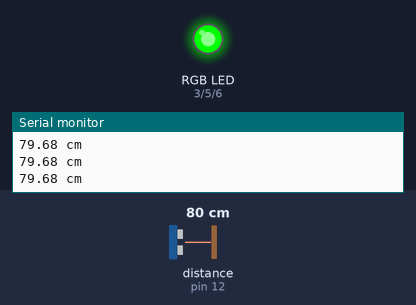
Recording of a sketch running on a simulated Arduino Uno, built with avr-gcc and run on an emulated ATmega328P. Shown: an RGB LED mixed from three pins (HIGH = lit), the last lines printed to the serial monitor. Wiring (inferred from the names in the program): ultrasonic range finder: trigger pin 11; echo pin 12. The inputs (shaded band) are chosen by the test bench; at power-on: distance to the obstacle (sensor on pin 12) 80 cm. The echo pulse lasts 58.3 µs per cm; pins used as bus, display or sensor lines are not drawn.

Above: at 1.2 s.
1.3 s: distance to the obstacle (sensor on pin 12) set to 18 cm
2.8 s: distance to the obstacle (sensor on pin 12) set to 13 cm
At 3.8 s:
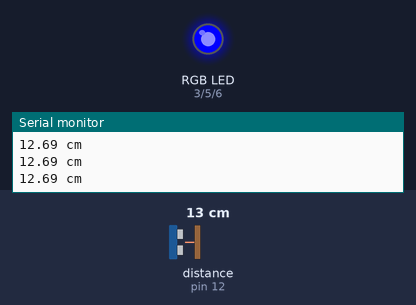
4.3 s: distance to the obstacle (sensor on pin 12) set to 9 cm
At 4.9 s:
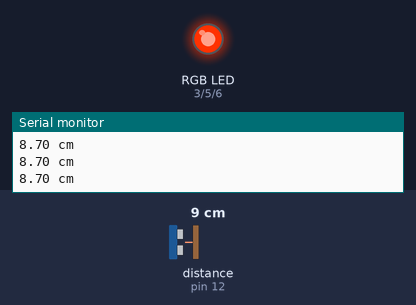
5.8 s: distance to the obstacle (sensor on pin 12) set to 7 cm
7.3 s: distance to the obstacle (sensor on pin 12) set to 4 cm
At 7.7 s:
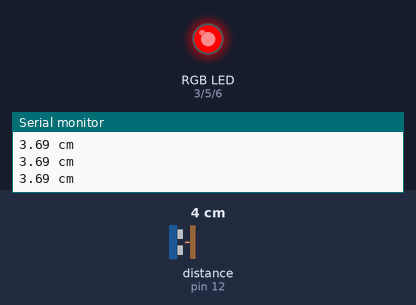
8.8 s: distance to the obstacle (sensor on pin 12) set to 35 cm
At 9.5 s:
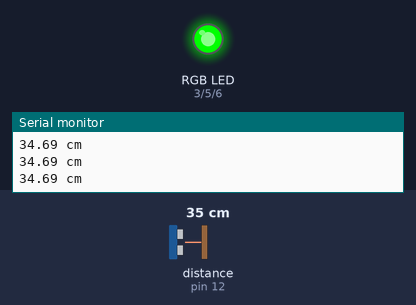
Timing chart, 0 to 11.3 s (numbered marks = the images above; inputs shaded):
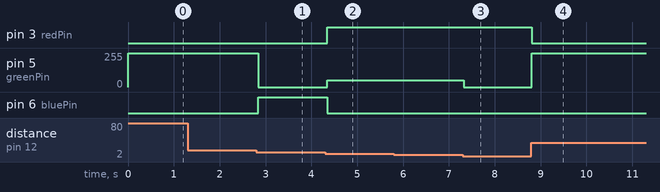

The sketch:

3b-distance-sensor.ino
```cpp
/*
  SparkFun Inventor’s Kit
  Circuit 3B-Distance Sensor

  Control the color of an RGB LED using an ultrasonic distance sensor.

  This sketch was written by SparkFun Electronics, with lots of help from the Arduino community.
  This code is completely free for any use.

  View circuit diagram and instructions at: https://learn.sparkfun.com/tutorials/sparkfun-inventors-kit-experiment-guide---v41
  Download drawings and code at: https://github.com/sparkfun/SIK-Guide-Code
*/

const int trigPin = 11;           //connects to the trigger pin on the distance sensor
const int echoPin = 12;           //connects to the echo pin on the distance sensor

const int redPin = 3;             //pin to control the red LED inside the RGB LED
const int greenPin = 5;           //pin to control the green LED inside the RGB LED
const int bluePin = 6;            //pin to control the blue LED inside the RGB LED

float distance = 0;               //stores the distance measured by the distance sensor

void setup()
{
  Serial.begin (9600);        //set up a serial connection with the computer

  pinMode(trigPin, OUTPUT);   //the trigger pin will output pulses of electricity
  pinMode(echoPin, INPUT);    //the echo pin will measure the duration of pulses coming back from the distance sensor

  //set the RGB LED pins to output
  pinMode(redPin, OUTPUT);
  pinMode(greenPin, OUTPUT);
  pinMode(bluePin, OUTPUT);
}

void loop() {
  distance = getDistance();   //variable to store the distance measured by the sensor

  Serial.print(distance);     //print the distance that was measured
  Serial.println(" cm");      //print units after the distance

  if (distance <= 5) {                       //if the object is close

    //make the RGB LED red
    analogWrite(redPin, 255);
    analogWrite(greenPin, 0);
    analogWrite(bluePin, 0);

  } else if ((distance > 5) && (distance <= 10)) { //if the object is a medium distance

    //make the RGB LED yellow
    analogWrite(redPin, 255);
    analogWrite(greenPin, 50);
    analogWrite(bluePin, 0);

  } else if ((distance > 10) && (distance <= 15)) {                                    //if the object is far away

    //make the RGB LED blue
    analogWrite(redPin, 0);
    analogWrite(greenPin, 0);
    analogWrite(bluePin, 255);

  } else {

    //make the RGB LED green
    analogWrite(redPin, 0);
    analogWrite(greenPin, 255);
    analogWrite(bluePin, 0);
  }

  delay(50);      //delay 50ms between each reading
}

//------------------FUNCTIONS-------------------------------

//RETURNS THE DISTANCE MEASURED BY THE HC-SR04 DISTANCE SENSOR
float getDistance()
{
  float echoTime;                   //variable to store the time it takes for a ping to bounce off an object
  float calculatedDistance;         //variable to store the distance calculated from the echo time

  //send out an ultrasonic pulse that's 10ms long
  digitalWrite(trigPin, HIGH);
  delayMicroseconds(10);
  digitalWrite(trigPin, LOW);

  echoTime = pulseIn(echoPin, HIGH);      //use the pulsein command to see how long it takes for the
                                          //pulse to bounce back to the sensor

  // The speed of sound is 343 meters/second or 34,300 cm/s. The constant 0.01715 = (34300 cm/s * 0.5) / 1000000 microseconds/second
  calculatedDistance = echoTime * 0.01715;

  return calculatedDistance;              //send back the distance that was calculated
}
```

Measured:
- the behaviour switches between 16 and 15 cm on distance to the obstacle (sensor on pin 12) (found by bisection; images 0 and 1)
- the behaviour switches between 11 and 10 cm on distance to the obstacle (sensor on pin 12) (found by bisection; images 1 and 2)
- the behaviour switches between 6 and 5 cm on distance to the obstacle (sensor on pin 12) (found by bisection; images 2 and 3)
- after the input at 2.8 s, pin 5 (greenPin): 255/255 → 0/255 after 0.05 s; pin 6 (bluePin): LOW → HIGH after 0.05 s
- after the input at 4.3 s, pin 3 (redPin): LOW → HIGH after 0.05 s; pin 5 (greenPin): 0/255 → 50/255 after 0.05 s; pin 6 (bluePin): HIGH → LOW after 0.05 s
- after the input at 7.3 s, pin 5 (greenPin): 50/255 → 0/255 at once
- after the input at 8.8 s, pin 3 (redPin): HIGH → LOW at once; pin 5 (greenPin): 0/255 → 255/255 at once
